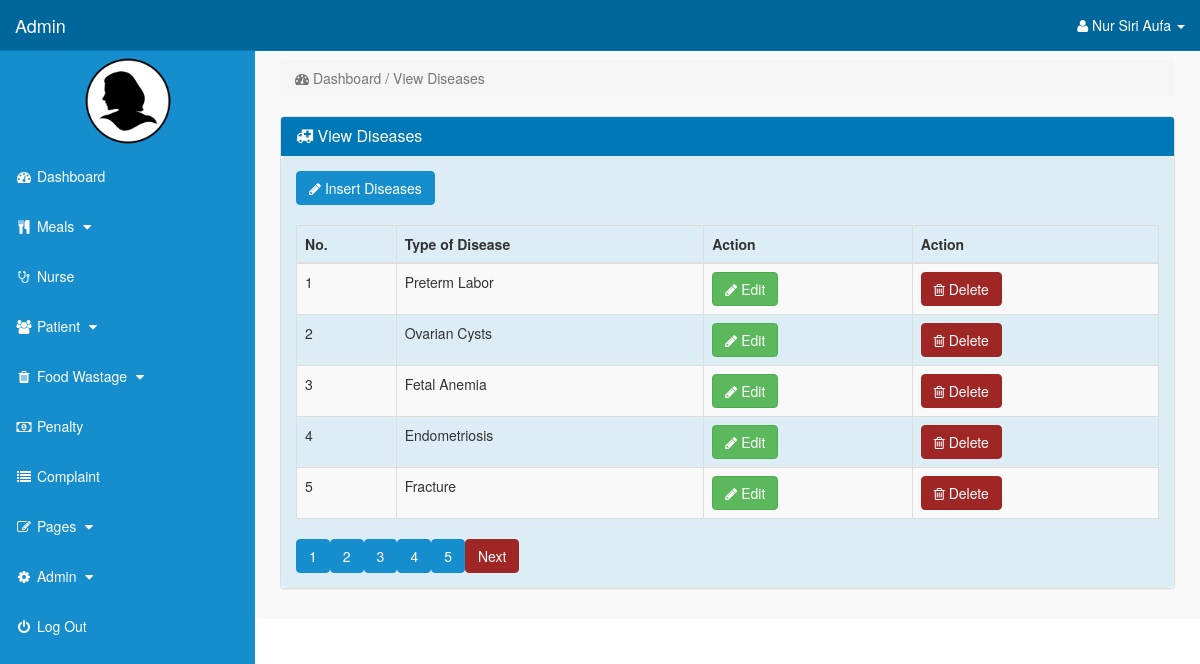
/admin/index.php?view_diseases=1 (signed in), run on the app's committed database.
### tables this page shows
CREATE TABLE `diseases` (
  `diseases_id` int(11) NOT NULL,
  `diseases_name` text NOT NULL
);

### admin/view_diseases.php (the view, shortened to what this page needs)
<?php
	if(!isset($_SESSION['admin_email'])){
	echo "<script>window.open('login.php','_self')</script>";
	}
	else {
		if(isset($_GET['view_diseases'])){
			$page = $_GET['view_diseases'];
		}
	else {
		$page = 1;
	}
?>
<div class="row">
	<div class="col-lg-12">
		<ol class="breadcrumb">
			<li class="active">
				<i class="fa fa-dashboard"></i> Dashboard / View Diseases
			</li>
		</ol>
	</div>
</div>
<div class="row">
	<div class="col-lg-12">
		<div class="panel panel-default">
			<div class="panel-heading">
				<h3 class="panel-title">
					<i class="fa fa-ambulance"> </i> View Diseases
				</h3>
			</div>
						<div class="panel-body">
						<form class="form-inline" method="POST" action="">
								<div class="input-group col-md-3">
									<a href="index.php?insert_diseases" type="button" class="btn btn-primary"><i class="fa fa-pencil"></i> Insert Diseases</a>
								</div>
						</form>
						<br>
						<div class="table-responsive">
							<table class="table table-bordered table-hover table-striped">
								<thead>
									<tr>
										<th>No.</th>
										<th>Type of Disease</th>
										<th>Action</th>
										<th>Action</th>
									</tr>
								</thead>
								<tbody>
								<?php
									$num_per_page = 5;
									$start_from = ($page - 1)*05;
									$i= $start_from;
									$get_diseases = "select * from diseases order by diseases_id desc limit $start_from, $num_per_page";
									$run_diseases = mysqli_query($con,$get_diseases);
										while($row_diseases = mysqli_fetch_array($run_diseases)){
									$diseases_id = $row_diseases['diseases_id'];
									$diseases_name = $row_diseases['diseases_name'];
									$i++;
								?>
								<tr>
									<td> <?php echo $i; ?> </td>
									<td> <?php echo $diseases_name; ?> </td>
									<td>
										<a href="index.php?edit_diseases=<?php echo $diseases_id; ?>">
										<button class="btn btn-success"><i class="fa fa-pencil"></i> Edit</button>
										</a>
									</td>
									<td>
										<a href="index.php?delete_diseases=<?php echo $diseases_id; ?>">
										<button class="btn btn-danger"><i class="fa fa-trash-o" ></i> Delete</button>
										</a>
									</td>
								</tr>
								<?php
									}
								?>
						</tbody>
					</table>
					<?php
							$get_page = "select * from diseases";
							$run_page = mysqli_query($con,$get_page);
							$total_record = mysqli_num_rows($run_page);
							$total_page = ceil($total_record/$num_per_page);
								for ($i=1;$i<$total_page;$i++){
									echo "<a href='index.php?view_diseases=".$i."'class='btn btn-primary'>$i</a>";
									}
								if ($i>$page){
									echo "<a href='index.php?view_diseases=".($page + 1)."'class='btn btn-danger'>Next</a>";
								}
						?>
				</div>
			</div>
		</div>
	</div>
</div>
<?php
	}
?>

### admin/includes/sidebar.php (shortened to what this page needs)
<?php
	if(!isset($_SESSION['admin_email'])){
		echo "<script>window.open('login.php','_self')</script>";
	}
		else {
?>
	<nav class="navbar navbar-inverse navbar-fixed-top" >
		<div class="navbar-header" >
				<a class="navbar-brand" href="index.php?dashboard">Admin</a>
		</div>
		<ul class="nav navbar-right top-nav" >
			<li class="dropdown" >
				<a href="#" class="dropdown-toggle" data-toggle="dropdown" >
					<i class="fa fa-user" ></i>
						<?php echo $admin_fname; ?> <b class="caret" ></b>
				</a>
</li>
</ul>
	<div class="collapse navbar-collapse navbar-ex1-collapse">
		<ul class="nav navbar-nav side-nav">
	<center>
		<img src="admin_image/<?php echo $admin_image; ?>" width="100" height="100" >
		</center>
	<li>
		<a href="index.php?dashboard">
			<i class="fa fa-fw fa-dashboard"></i> Dashboard
		</a>
	</li>
	<li>
		<a href="#" data-toggle="collapse" data-target="#meals">
			<i class="fa fa-fw fa-cutlery""></i> Meals
				<i class="fa fa-fw fa-caret-down"></i>
	</a>
	</li>
	<li>
		<a href="index.php?view_nurse">
			<i class="fa fa-fw fa-stethoscope"></i> Nurse
		</a>
	</li>
	<li>
		<a href="#" data-toggle="collapse" data-target="#patient">
			<i class="fa fa-fw fa-users"></i> Patient
			<i class="fa fa-fw fa-caret-down"></i>
		</a>
	</li>
	<li>
		<a href="#" data-toggle="collapse" data-target="#food_wastage">
			<i class="fa fa-fw fa-trash"></i> Food Wastage
			<i class="fa fa-fw fa-caret-down"></i>
		</a>
	</li>
	<li>
		<a href="index.php?view_penalty=1">
			<i class="fa fa-fw fa-money"></i> Penalty
		</a>
	</li>
	<li>
		<a href="index.php?view_complaint=1">
			<i class="fa fa-fw fa-list"></i> Complaint
		</a>
	</li>
	<li>
		<a href="#" data-toggle="collapse" data-target="#pages">
			<i class="fa fa-fw fa-edit"> </i> Pages
			<i class="fa fa-fw fa-caret-down"></i>
		</a>
	</li>
	<li>
		<a href="#" data-toggle="collapse" data-target="#admin">
			<i class="fa fa-fw fa-gear"></i> Admin
			<i class="fa fa-fw fa-caret-down"></i>
		</a>
	</li>
	<li>
		<a href="logout.php">
			<i class="fa fa-fw fa-power-off"></i> Log Out
		</a>
	</li>
		</ul>
	</div>
</nav>
<?php
	}
?>

### admin/css/style.css (style rules this page uses)
body { margin-top:100px; }
@media (min-width: 768px) { body { margin-top:50px; } }
.top-nav { padding:0 15px; }
.top-nav>li { display:inline-block; float:left; }
.top-nav>li>a { padding-top:15px; padding-bottom:15px; line-height:20px; color:white; }
@media (min-width: 768px) { .side-nav { position:fixed; top:51px; width:255px; border-radius:0; overflow-y:auto; background-color: #168ecd; bottom:0; overflow-x:hidden; padding-bottom:40px; } }
@media (min-width: 768px) { .side-nav>li>a { width:255px; } }
.panel-body { border-radius:5px; background-color: #ddedf5 }

### data on the page
diseases: diseases_name "Preterm Labor"
diseases: diseases_name "Ovarian Cysts"
diseases: diseases_name "Fetal Anemia"
diseases: diseases_name "Endometriosis"
diseases: diseases_name "Fracture"

### other printed values
$admin_fname "Nur Siri Aufa"
